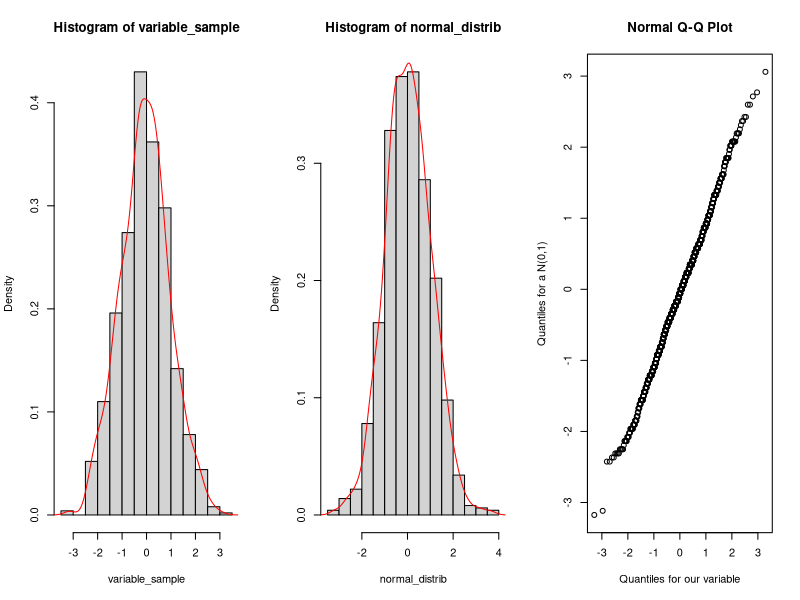
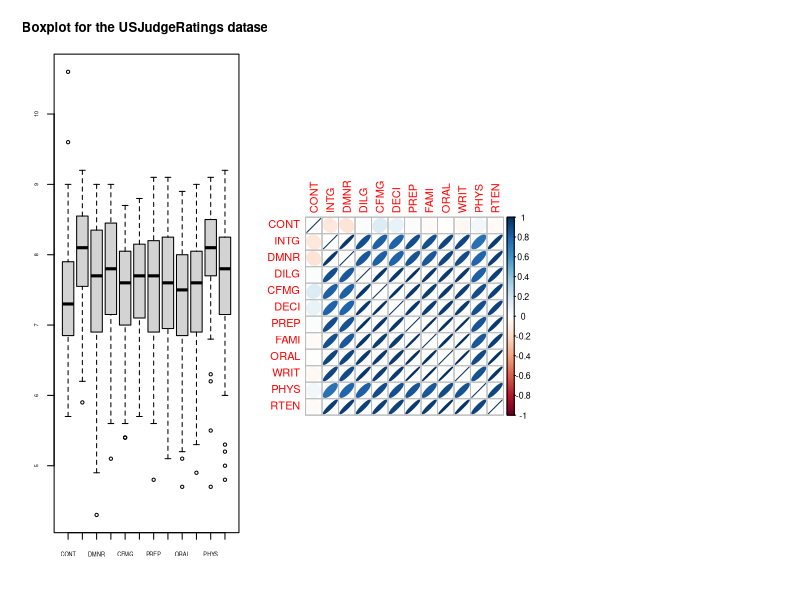
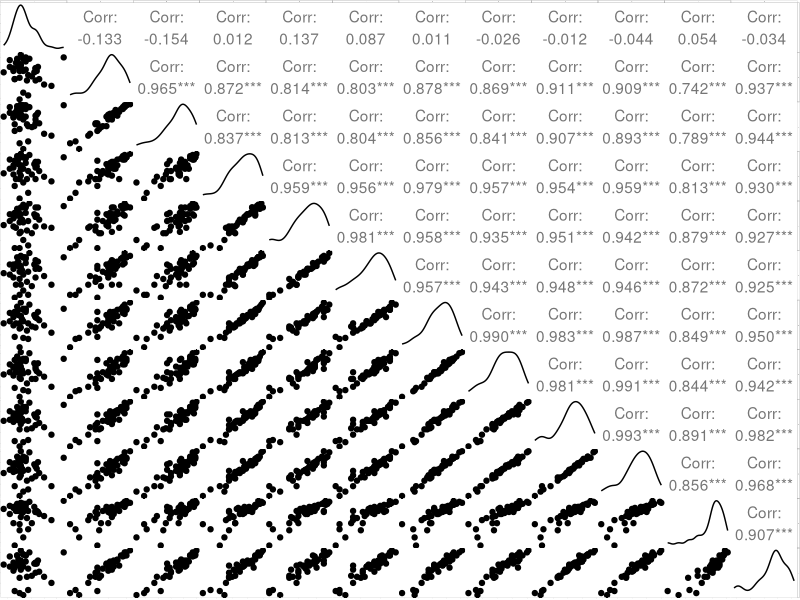
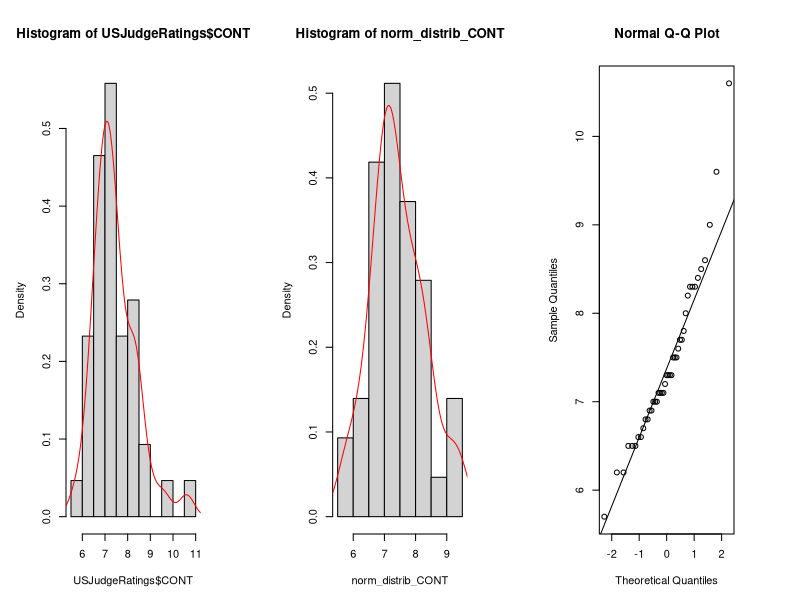
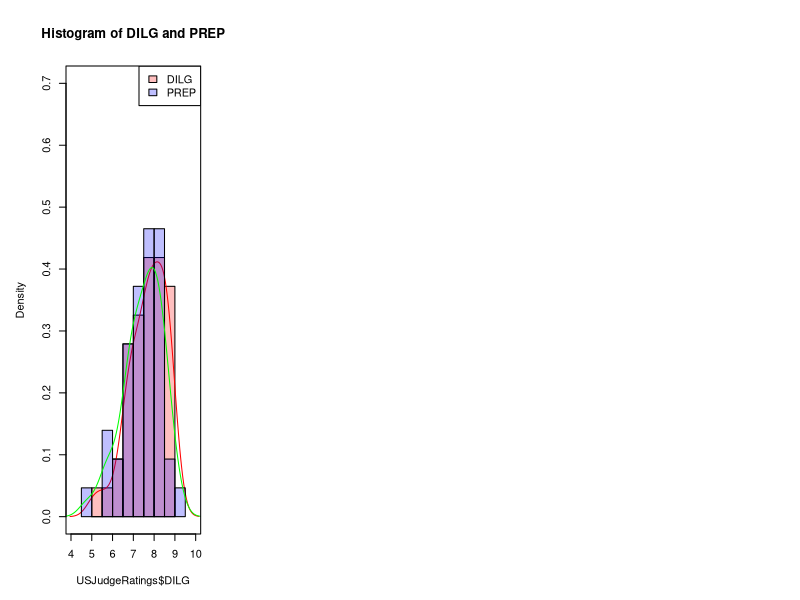
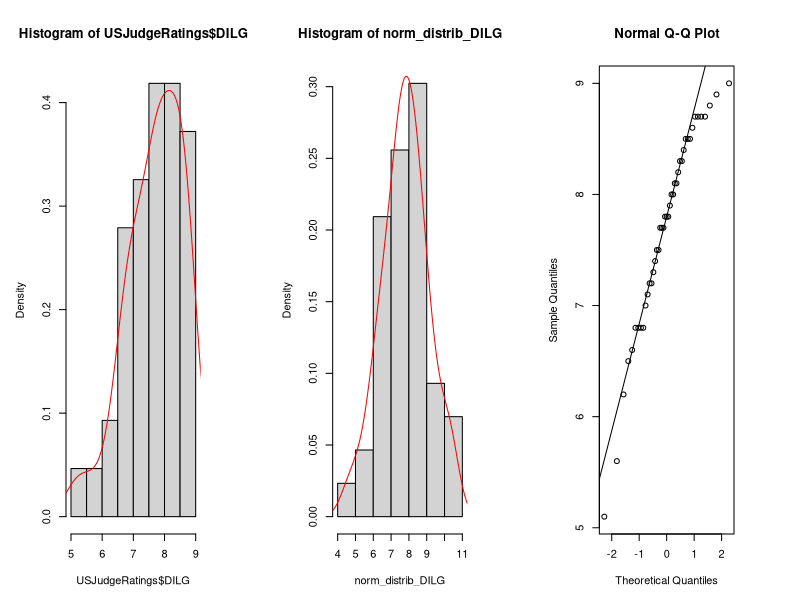
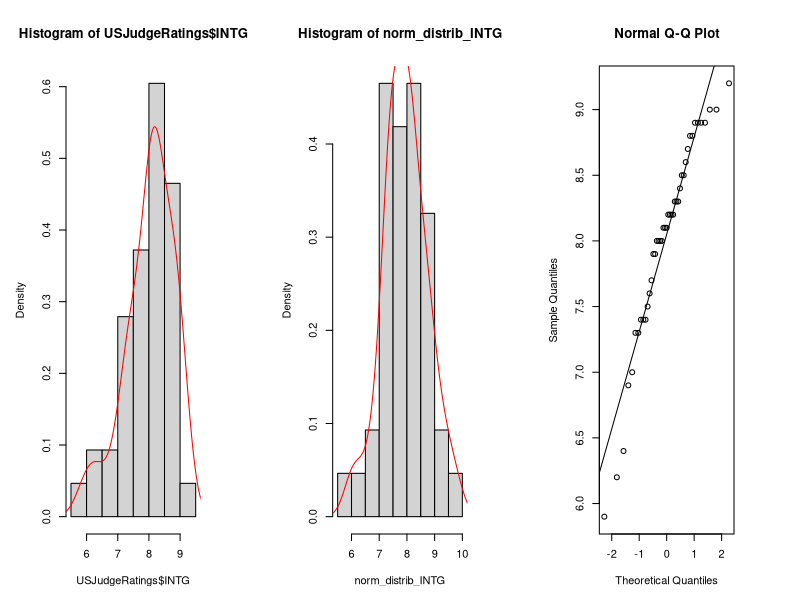
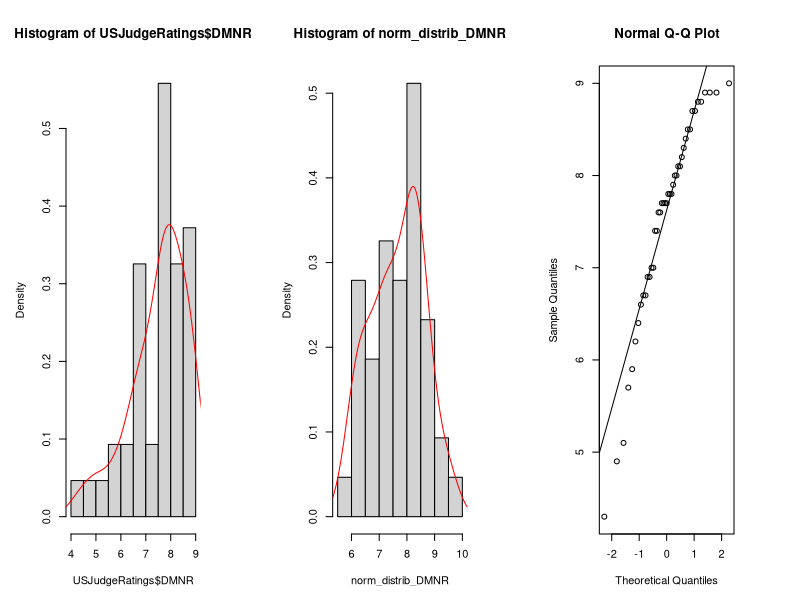

Write the R code that produced these figures, in order.
## ---- chunk 1
knitr::opts_chunk$set(echo = TRUE)
## ---- chunk 2
par(mfrow=c(1,3))

# Buiding our distribution for our variable 

Nattempts = 1000
nsample   = 100

theta = 3
set.seed(43) 
Nattempts = 1000
nsample = 100
variable_sample = c()

for (i in 1:Nattempts)  # can be written without the for loop (nicer) !
{
  pois_sample = rpois(nsample, theta)
  variable_sample[i] = (mean(pois_sample) - theta ) * sqrt(nsample) / sqrt(theta)
}  
hist(variable_sample, prob=TRUE)
d = density(variable_sample)
lines(d, col='red')

# Building the histogram of the normal distribution function
 
normal_distrib = rnorm(Nattempts, mean = 0, sd = 1)
hist(normal_distrib, prob=TRUE)
d = density(normal_distrib)
lines(d, col='red')

# Building our qq plot 

qqnorm(variable_sample, xlab= 'Quantiles for our variable', ylab='Quantiles for a N(0,1)')
## ---- chunk 3
# loading the dataset, that is already in R
data(USJudgeRatings)
## ---- chunk 4
library(knitr)
head(kable(USJudgeRatings))
## ---- chunk 5
# getting first information on the data 
help(USJudgeRatings)
## ---- chunk 6
print(paste("there is", sum(is.na(USJudgeRatings)), "missing values in the dataframe"))
## ---- chunk 7
str(USJudgeRatings, give.attr = FALSE)
## ---- chunk 8
kable(summary(USJudgeRatings), format = 'markdown')
## ---- chunk 9
boxplot(USJudgeRatings, cex.axis=0.5, main="Boxplot for the USJudgeRatings dataset", fig.align="center", out.width="50%")
## ---- chunk 10
library(corrplot) 
par(mar=c(5,5,5,5)) 
Cor = round(cor(USJudgeRatings),2)
corrplot(Cor, method="ellipse")
## ---- chunk 11
library(GGally)
theme_set(theme_classic(base_size = 0.5))
ggpairs(USJudgeRatings)
## ---- chunk 12
#looking at the skewness and kurtosis of our variables : find a way to calculate them all at once 
library(e1071)
skewness(USJudgeRatings$CONT)
kurtosis(USJudgeRatings$CONT)
## ---- chunk 13
par(mfrow=c(1,3))
hist(USJudgeRatings$CONT, prob=TRUE)
d = density(USJudgeRatings$CONT)
lines(d, col='red')

norm_distrib_CONT=rnorm(43,mean(USJudgeRatings$CONT))

hist(norm_distrib_CONT, prob=TRUE)
d = density(norm_distrib_CONT)
lines(d, col='red')

qqnorm(USJudgeRatings$CONT)
qqline(USJudgeRatings$CONT)
## ---- chunk 14
hist(USJudgeRatings$DILG, col=rgb(1,0,0,1/4), xlim=c(4,10), ylim=c(0,0.7),  prob = T, main='Histogram of DILG and PREP')
d1=density(USJudgeRatings$DILG)
lines(d1, col='red')

hist(USJudgeRatings$PREP, col=rgb(0,0,1,1/4), prob = T, add=T)
d1=density(USJudgeRatings$PREP)
lines(d1, col='green')

legend( 'topright', fill = c(rgb(1,0,0,1/4), rgb(0,0,1,1/4)), legend = c('DILG', 'PREP'))
box()
## ---- chunk 15
# For DILG
par(mfrow=c(1,3))
hist(USJudgeRatings$DILG, prob=TRUE)
d = density(USJudgeRatings$DILG)
lines(d, col='red')

norm_distrib_DILG=rnorm(43,mean(USJudgeRatings$DILG))

hist(norm_distrib_DILG, prob=TRUE)
d = density(norm_distrib_DILG)
lines(d, col='red')

qqnorm(USJudgeRatings$DILG)
qqline(USJudgeRatings$DILG)
## ---- chunk 16
# For INTG
par(mfrow=c(1,3))
hist(USJudgeRatings$INTG, prob=TRUE)
d = density(USJudgeRatings$INTG)
lines(d, col='red')

norm_distrib_INTG=rnorm(43,mean(USJudgeRatings$INTG))

hist(norm_distrib_INTG, prob=TRUE)
d = density(norm_distrib_INTG)
lines(d, col='red')

qqnorm(USJudgeRatings$INTG)
qqline(USJudgeRatings$INTG)
## ---- chunk 17
# For DMNR
par(mfrow=c(1,3))
hist(USJudgeRatings$DMNR, prob=TRUE)
d = density(USJudgeRatings$DMNR)
lines(d, col='red')

norm_distrib_DMNR=rnorm(43,mean(USJudgeRatings$DMNR))

hist(norm_distrib_DMNR, prob=TRUE)
d = density(norm_distrib_DMNR)
lines(d, col='red')

qqnorm(USJudgeRatings$DMNR)
qqline(USJudgeRatings$DMNR)
## ---- chunk 18
# For CFMG
par(mfrow=c(1,3))
hist(USJudgeRatings$CFMG, prob=TRUE)
d = density(USJudgeRatings$CFMG)
lines(d, col='red')

norm_distrib_CFMG=rnorm(43,mean(USJudgeRatings$CFMG))

hist(norm_distrib_CFMG, prob=TRUE)
d = density(norm_distrib_CFMG)
lines(d, col='red')

qqnorm(USJudgeRatings$CFMG)
qqline(USJudgeRatings$CFMG)
## ---- chunk 19
# For DECI
par(mfrow=c(1,3))
hist(USJudgeRatings$DECI, prob=TRUE)
d = density(USJudgeRatings$DECI)
lines(d, col='red')

norm_distrib_DECI=rnorm(43,mean(USJudgeRatings$DECI))

hist(norm_distrib_DECI, prob=TRUE)
d = density(norm_distrib_DECI)
lines(d, col='red')

qqnorm(USJudgeRatings$DECI)
qqline(USJudgeRatings$DECI)
## ---- chunk 20
# For PREP
par(mfrow=c(1,3))
hist(USJudgeRatings$PREP, prob=TRUE)
d = density(USJudgeRatings$PREP)
lines(d, col='red')

norm_distrib_PREP=rnorm(43,mean(USJudgeRatings$PREP))

hist(norm_distrib_PREP, prob=TRUE)
d = density(norm_distrib_PREP)
lines(d, col='red')

qqnorm(USJudgeRatings$PREP)
qqline(USJudgeRatings$PREP)
## ---- chunk 21
# For FAMI
par(mfrow=c(1,3))
hist(USJudgeRatings$FAMI, prob=TRUE)
d = density(USJudgeRatings$FAMI)
lines(d, col='red')

norm_distrib_FAMI=rnorm(43,mean(USJudgeRatings$FAMI))

hist(norm_distrib_FAMI, prob=TRUE)
d = density(norm_distrib_FAMI)
lines(d, col='red')

qqnorm(USJudgeRatings$FAMI)
qqline(USJudgeRatings$FAMI)
## ---- chunk 22
# For ORAL
par(mfrow=c(1,3))
hist(USJudgeRatings$ORAL, prob=TRUE)
d = density(USJudgeRatings$ORAL)
lines(d, col='red')

norm_distrib_ORAL=rnorm(43,mean(USJudgeRatings$ORAL))

hist(norm_distrib_ORAL, prob=TRUE)
d = density(norm_distrib_ORAL)
lines(d, col='red')

qqnorm(USJudgeRatings$ORAL)
qqline(USJudgeRatings$ORAL)
## ---- chunk 23
# For WRIT
par(mfrow=c(1,3))
hist(USJudgeRatings$WRIT, prob=TRUE)
d = density(USJudgeRatings$WRIT)
lines(d, col='red')

norm_distrib_WRIT=rnorm(43,mean(USJudgeRatings$WRIT))

hist(norm_distrib_WRIT, prob=TRUE)
d = density(norm_distrib_WRIT)
lines(d, col='red')

qqnorm(USJudgeRatings$WRIT)
qqline(USJudgeRatings$WRIT)
## ---- chunk 24
# For PHYS
hist(USJudgeRatings$PHYS, prob=TRUE)
d = density(USJudgeRatings$PHYS)
lines(d, col='red')

norm_distrib_PHYS=rnorm(43,mean(USJudgeRatings$PHYS))

hist(norm_distrib_PHYS, prob=TRUE)
d = density(norm_distrib_PHYS)
lines(d, col='red')

qqnorm(USJudgeRatings$PHYS)
qqline(USJudgeRatings$PHYS)
## ---- chunk 25
# For RTEN
par(mfrow=c(1,3))
hist(USJudgeRatings$RTEN, prob=TRUE)
d = density(USJudgeRatings$RTEN)
lines(d, col='red')

norm_distrib_RTEN=rnorm(43,mean(USJudgeRatings$RTEN))

hist(norm_distrib_RTEN, prob=TRUE)
d = density(norm_distrib_RTEN)
lines(d, col='red')

qqnorm(USJudgeRatings$RTEN)
qqline(USJudgeRatings$RTEN)
## ---- chunk 26
par(mfrow=c(1,2))

scatter.smooth(USJudgeRatings[,c(1,4)])
title("Plot of CONT vs DILG, not correlated", cex.main=1)

scatter.smooth(USJudgeRatings[,c(6,4)])
title("Plot of DECI vs DILG,very correlated", cex.main=1)
